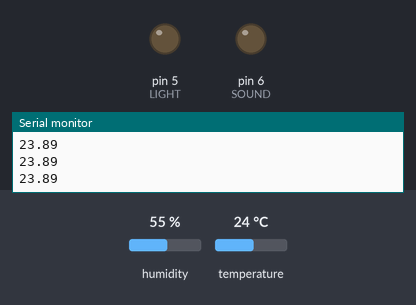
Bench run of a sketch on a simulated Arduino Uno, built with avr-gcc and run on an emulated ATmega328P. On the bench: output pins drawn as LEDs (lit = HIGH), the last lines printed to the serial monitor. Dashed ring = blinking. The test bench sets the inputs (shaded band); at power-on: temperature 24 °C, humidity 55 %.

Above: at 3.8 s.
3.9 s: temperature set to 32 °C
6.8 s: temperature set to 35 °C
At 7.8 s:
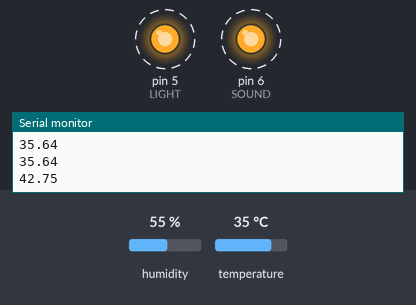
Timing chart, 0 to 19.0 s (numbered marks = the images above; inputs shaded):
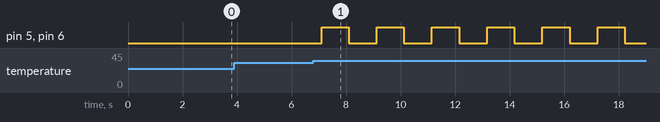

The sketch:

main.ino
```cpp
#include <DHT.h>

#define DHTPIN 2     // Digital pin connected to the DHT sensor

// Uncomment whatever type you're using!
//#define DHTTYPE DHT11   // DHT 11
#define DHTTYPE DHT11   // DHT 22  (AM2302), AM2321
#define LIGHT 5
#define SOUND 6
//#define DHTTYPE DHT21   // DHT 21 (AM2301)

DHT dht(DHTPIN, DHTTYPE);

int on1 = 0;
int on2 = 0;
int keep = 0;

void setup() {
    Serial.begin(9600);
    pinMode(LIGHT, OUTPUT);
    pinMode(SOUND, OUTPUT);

    dht.begin();
}

void loop() {
    // Wait a few seconds between measurements.
    delay(1000);

    // Reading temperature or humidity takes about 250 milliseconds!
    // Sensor readings may also be up to 2 seconds 'old' (its a very slow sensor)
    float h = dht.readHumidity();
    // Read temperature as Celsius (the default)
    float t = dht.readTemperature();
    // Read temperature as Fahrenheit (isFahrenheit = true)
    float f = dht.readTemperature(true);

    // Check if any reads failed and exit early (to try again).
    if (isnan(h) || isnan(t) || isnan(f)) {
        Serial.println(F("Failed to read from DHT sensor!"));
        return;
    }

    // Compute heat index in Fahrenheit (the default)
    float hif = dht.computeHeatIndex(f, h);
    // Compute heat index in Celsius (isFahreheit = false)
    float hic = dht.computeHeatIndex(t, h, false);

    if (hic >= 40 || keep == 1)
    {
        keep = 1;
        if(on1 == 1)
        {
            on1 = 0;
        }
        else
        {
            on1 = 1;
        }

        if(on2 == 1)
        {
            on2 = 0;
        }
        else
        {
            on2 = 1;
        }
    }
    else
    {
        on1 = 0;
        on2 = 0;
    }

    digitalWrite(SOUND, HIGH * on1);
    digitalWrite(LIGHT, HIGH * on2);

    Serial.println(hic);
}
```

Measured:
- the behaviour switches between 33 and 34 °C on temperature (found by bisection; images 0 and 1)
- after the input at 6.8 s, pin 5 (LIGHT), pin 6 (SOUND): alternates HIGH for 1.0 s and LOW for 1.0 s, starting after 0.30 s
